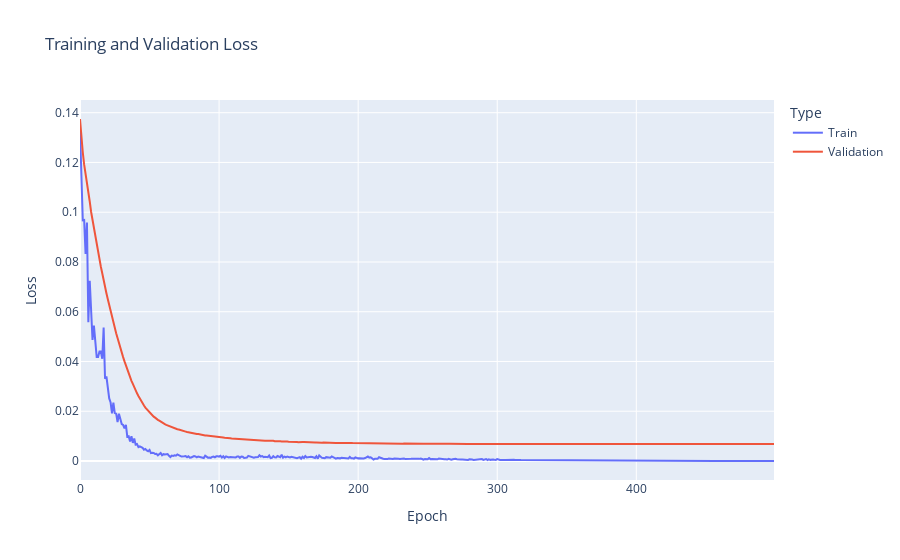

The notebook cell saved with this chart:
### Markdown cell above
## Plot loss

### Code cell
# Combine train and val losses into a single plot
loss_df = pd.DataFrame({
    'Epoch': list(range(len(train_losses))) + list(range(len(val_losses))),
    'Loss': train_losses + val_losses,
    'Type': ['Train'] * len(train_losses) + ['Validation'] * len(val_losses)
})

px.line(loss_df, x='Epoch', y='Loss', color='Type', 
        title='Training and Validation Loss', 
        labels={'Loss': 'Loss', 'Epoch': 'Epoch'}).show()

### Figure 1 — Plotly figure (JSON) as saved in the notebook; plotly's stock layout.template omitted (floating-point values rounded to 4 significant figures; data arrays with more than 128 entries replaced by an {"elided": "..."} marker saying what was removed)
{"data": [{"hovertemplate": "Type=Train<br>Epoch=%{x}<br>Loss=%{y}<extra></extra>", "legendgroup": "Train", "line": {"color": "#636efa", "dash": "solid"}, "marker": {"symbol": "circle"}, "mode": "lines", "name": "Train", "orientation": "v", "showlegend": true, "type": "scatter", "x": {"elided": "500 int values"}, "xaxis": "x", "y": {"elided": "500 float values"}, "yaxis": "y"}, {"hovertemplate": "Type=Validation<br>Epoch=%{x}<br>Loss=%{y}<extra></extra>", "legendgroup": "Validation", "line": {"color": "#EF553B", "dash": "solid"}, "marker": {"symbol": "circle"}, "mode": "lines", "name": "Validation", "orientation": "v", "showlegend": true, "type": "scatter", "x": {"elided": "500 int values"}, "xaxis": "x", "y": {"elided": "500 float values"}, "yaxis": "y"}], "layout": {"legend": {"title": {"text": "Type"}, "tracegroupgap": 0}, "title": {"text": "Training and Validation Loss"}, "xaxis": {"anchor": "y", "domain": [0, 1], "title": {"text": "Epoch"}}, "yaxis": {"anchor": "x", "domain": [0, 1], "title": {"text": "Loss"}}}}
